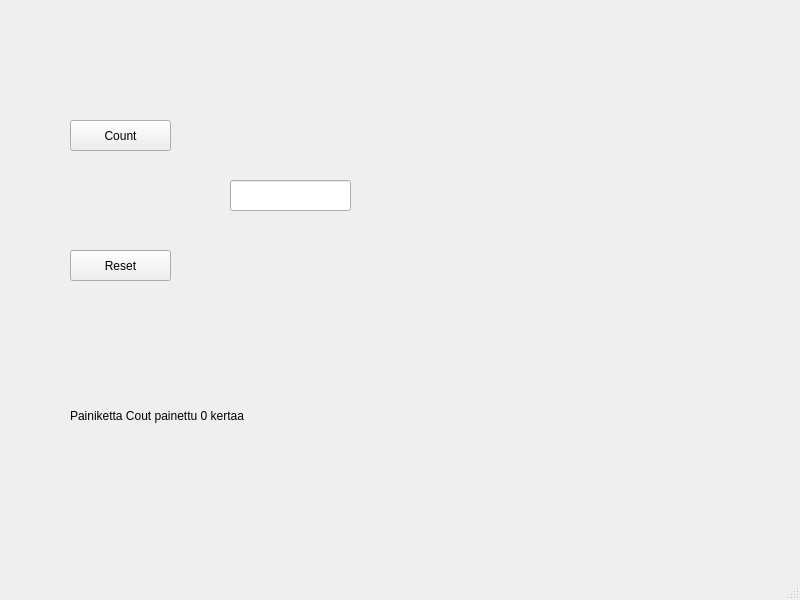
<?xml version="1.0" encoding="UTF-8"?>
<ui version="4.0">
 <class>MainWindow</class>
 <widget class="QMainWindow" name="MainWindow">
  <property name="geometry">
   <rect>
    <x>0</x>
    <y>0</y>
    <width>800</width>
    <height>600</height>
   </rect>
  </property>
  <property name="windowTitle">
   <string>MainWindow</string>
  </property>
  <widget class="QWidget" name="centralwidget">
   <widget class="QPushButton" name="btnCount">
    <property name="geometry">
     <rect>
      <x>70</x>
      <y>120</y>
      <width>101</width>
      <height>31</height>
     </rect>
    </property>
    <property name="text">
     <string>Count</string>
    </property>
   </widget>
   <widget class="QPushButton" name="btnReset">
    <property name="geometry">
     <rect>
      <x>70</x>
      <y>250</y>
      <width>101</width>
      <height>31</height>
     </rect>
    </property>
    <property name="text">
     <string>Reset</string>
    </property>
   </widget>
   <widget class="QLineEdit" name="lineEdit">
    <property name="geometry">
     <rect>
      <x>230</x>
      <y>180</y>
      <width>121</width>
      <height>31</height>
     </rect>
    </property>
    <property name="text">
     <string/>
    </property>
   </widget>
   <widget class="QLabel" name="labelInfo">
    <property name="geometry">
     <rect>
      <x>70</x>
      <y>400</y>
      <width>281</width>
      <height>31</height>
     </rect>
    </property>
    <property name="text">
     <string>Painiketta Cout painettu 0 kertaa</string>
    </property>
   </widget>
  </widget>
  <widget class="QMenuBar" name="menubar">
   <property name="geometry">
    <rect>
     <x>0</x>
     <y>0</y>
     <width>800</width>
     <height>21</height>
    </rect>
   </property>
  </widget>
  <widget class="QStatusBar" name="statusbar"/>
 </widget>
 <resources/>
 <connections/>
</ui>
